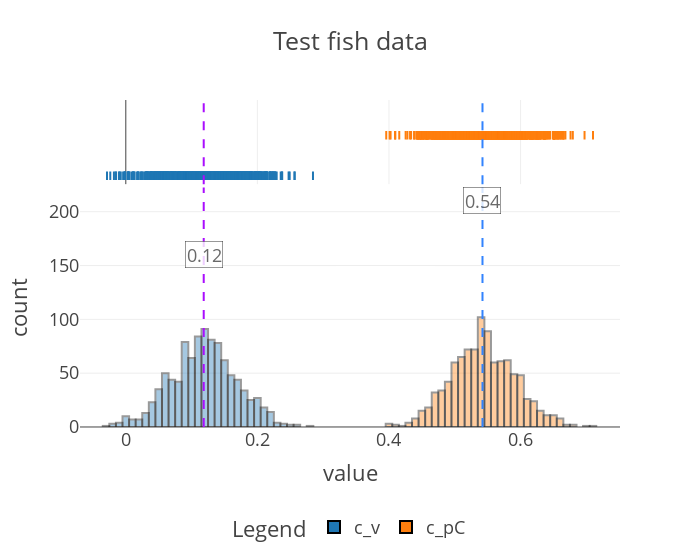

The code cell stored with this chart in its notebook:
### Code cell
print(
    samples_test.keys()
)  # plot the inferred posterior distributions of the coefficients
# Note that the model infers that the random foragers have
# near-zero coefficients for food trace and proximity score.
# The non-zero coefficient for visibility is consistent with the
# fact that the random foragers are mostly likely to move to nearby
# locations (higher visibility score) compared to farther locations.
ftk.plot_coefs(
    samples_test["svi_samples"],
    "Test fish data",
    nbins=120,
    ann_start_y=160,
    ann_break_y=50,
)

### Figure 1 — Plotly figure (JSON) as saved in the notebook; plotly's stock layout.template omitted (floating-point values rounded to 4 significant figures; data arrays with more than 128 entries replaced by an {"elided": "..."} marker saying what was removed)
{"data": [{"alignmentgroup": "True", "bingroup": "x", "hovertemplate": "coefficient=c_v<br>value=%{x}<br>count=%{y}<extra></extra>", "legendgroup": "c_v", "marker": {"color": "#1F77B4", "line": {"color": "Black", "width": 2}, "opacity": 0.4, "pattern": {"shape": ""}}, "name": "c_v", "nbinsx": 120, "offsetgroup": "c_v", "orientation": "v", "showlegend": true, "type": "histogram", "x": {"elided": "1000 float values"}, "xaxis": "x", "yaxis": "y"}, {"alignmentgroup": "True", "boxpoints": "all", "fillcolor": "rgba(255,255,255,0)", "hoveron": "points", "hovertemplate": "coefficient=c_v<br>value=%{x}<extra></extra>", "jitter": 0, "legendgroup": "c_v", "line": {"color": "rgba(255,255,255,0)"}, "marker": {"color": "#1F77B4", "line": {"color": "Black", "width": 2}, "symbol": "line-ns-open"}, "name": "c_v", "offsetgroup": "c_v", "showlegend": false, "type": "box", "x": {"elided": "1000 float values"}, "xaxis": "x2", "yaxis": "y2"}, {"alignmentgroup": "True", "bingroup": "x", "hovertemplate": "coefficient=c_pC<br>value=%{x}<br>count=%{y}<extra></extra>", "legendgroup": "c_pC", "marker": {"color": "#FF7F0E", "line": {"color": "Black", "width": 2}, "opacity": 0.4, "pattern": {"shape": ""}}, "name": "c_pC", "nbinsx": 120, "offsetgroup": "c_pC", "orientation": "v", "showlegend": true, "type": "histogram", "x": {"elided": "1000 float values"}, "xaxis": "x", "yaxis": "y"}, {"alignmentgroup": "True", "boxpoints": "all", "fillcolor": "rgba(255,255,255,0)", "hoveron": "points", "hovertemplate": "coefficient=c_pC<br>value=%{x}<extra></extra>", "jitter": 0, "legendgroup": "c_pC", "line": {"color": "rgba(255,255,255,0)"}, "marker": {"color": "#FF7F0E", "line": {"color": "Black", "width": 2}, "symbol": "line-ns-open"}, "name": "c_pC", "offsetgroup": "c_pC", "showlegend": false, "type": "box", "x": {"elided": "1000 float values"}, "xaxis": "x2", "yaxis": "y2"}], "layout": {"annotations": [{"bgcolor": "white", "bordercolor": "black", "borderwidth": 0.5, "opacity": 0.8, "showarrow": false, "text": "0.12", "x": 0.1184, "y": 160}, {"bgcolor": "white", "bordercolor": "black", "borderwidth": 0.5, "opacity": 0.8, "showarrow": false, "text": "0.54", "x": 0.5421, "y": 210}], "barmode": "overlay", "legend": {"orientation": "h", "title": {"text": "Legend"}, "tracegroupgap": 0, "x": 0.5, "xanchor": "center", "y": -0.25, "yanchor": "top"}, "shapes": [{"line": {"color": "#AA0DFE", "dash": "dash"}, "name": "Median (0.11843323707580566)", "type": "line", "x0": 0.1184, "x1": 0.1184, "xref": "x", "y0": 0, "y1": 1, "yref": "y domain"}, {"line": {"color": "#AA0DFE", "dash": "dash"}, "name": "Median (0.11843323707580566)", "type": "line", "x0": 0.1184, "x1": 0.1184, "xref": "x2", "y0": 0, "y1": 1, "yref": "y2 domain"}, {"line": {"color": "#3283FE", "dash": "dash"}, "name": "Median (0.5421047210693359)", "type": "line", "x0": 0.5421, "x1": 0.5421, "xref": "x", "y0": 0, "y1": 1, "yref": "y domain"}, {"line": {"color": "#3283FE", "dash": "dash"}, "name": "Median (0.5421047210693359)", "type": "line", "x0": 0.5421, "x1": 0.5421, "xref": "x2", "y0": 0, "y1": 1, "yref": "y2 domain"}], "title": {"text": "Test fish data"}, "width": 700, "xaxis": {"anchor": "y", "domain": [0, 1], "title": {"text": "value"}}, "xaxis2": {"anchor": "y2", "domain": [0, 1], "matches": "x", "showgrid": true, "showticklabels": false}, "yaxis": {"anchor": "x", "domain": [0, 0.7326], "title": {"text": "count"}}, "yaxis2": {"anchor": "x2", "domain": [0.7426, 1], "matches": "y2", "showgrid": false, "showline": false, "showticklabels": false, "ticks": ""}}}
